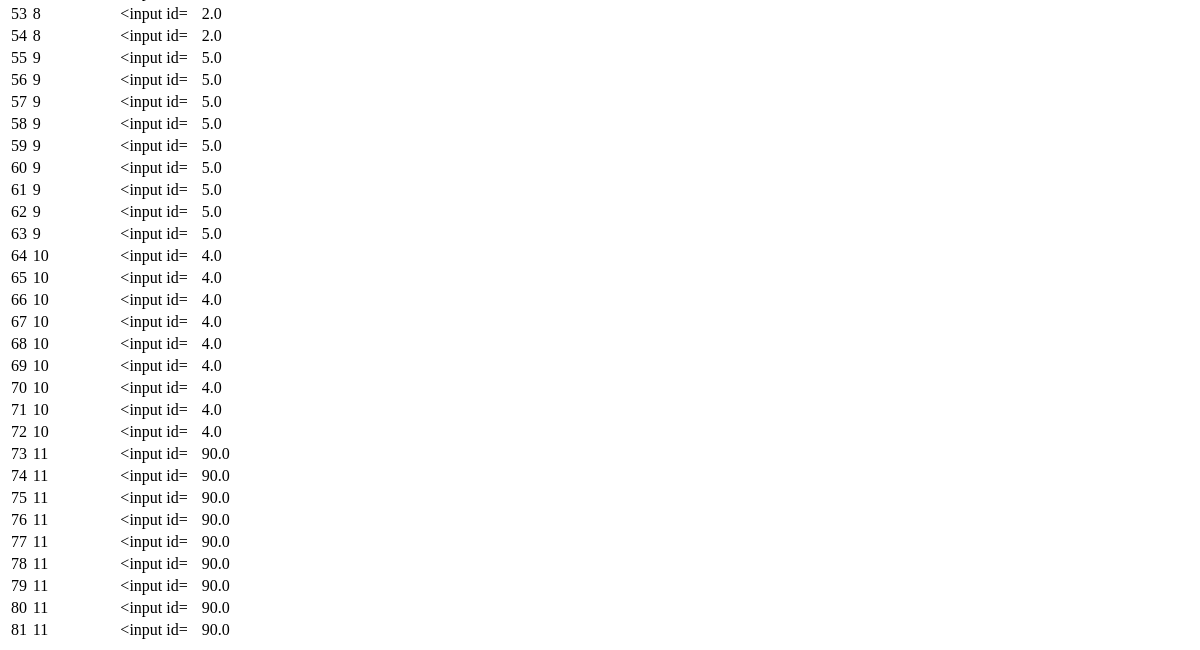
The page /companies/company_packages (signed in, lower part) on the database as committed earlier.
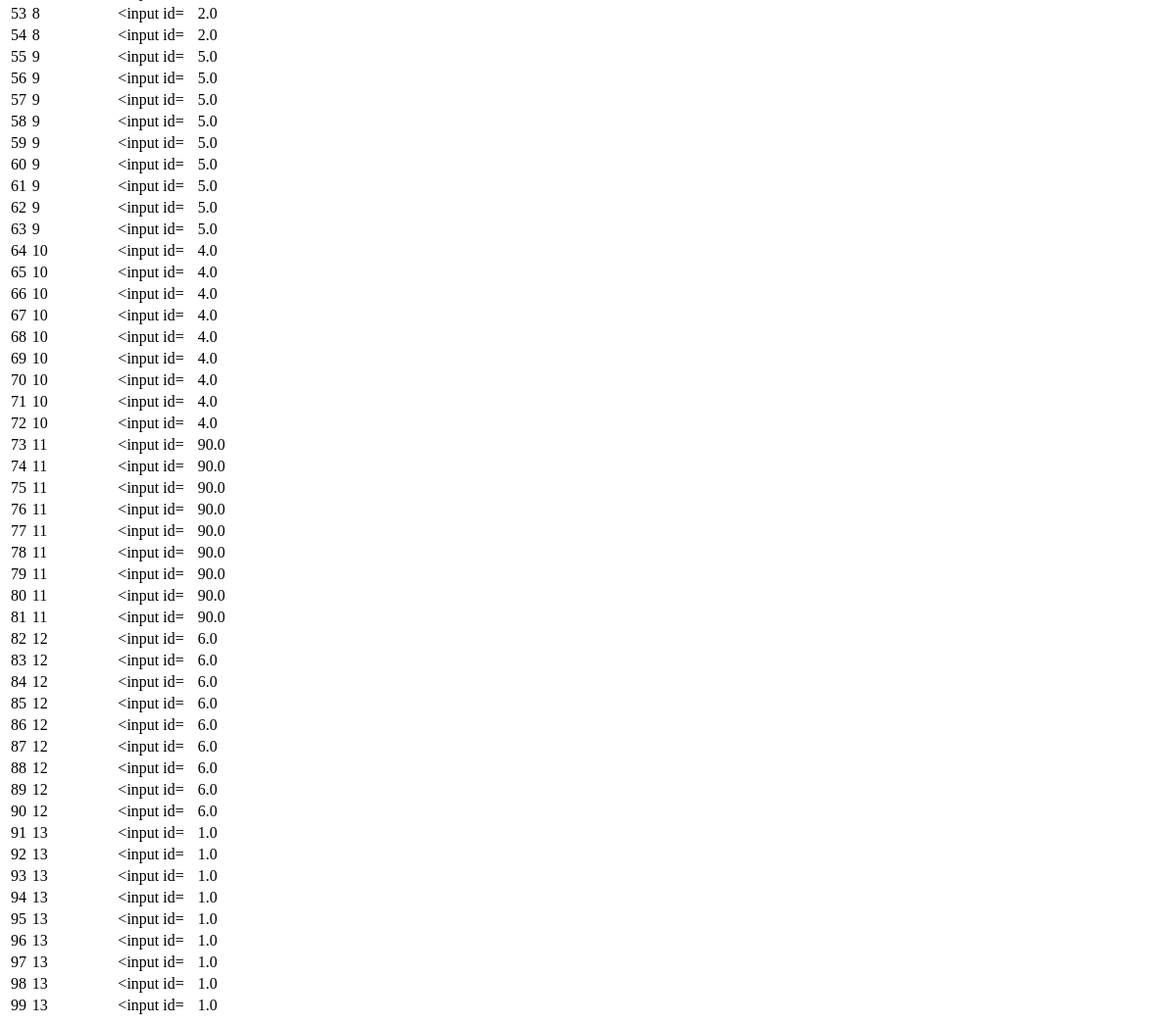
The same page on the database as committed later.
### app/models.py (models this page shows, shortened)
class CompanyPackage(db.Model):
    id: so.Mapped[int] = so.mapped_column(primary_key=True)
    company_id: so.Mapped[int] = so.mapped_column(sa.ForeignKey("company.id"))
    package_id: so.Mapped[int] = so.mapped_column(sa.ForeignKey("package.id"))
    price: so.Mapped[float] = so.mapped_column(sa.Float)
    company: so.Mapped["Company"] = so.relationship(back_populates="company_packages")
    package: so.Mapped["Package"] = so.relationship(back_populates="company_packages")

### app/routes.py (the view)
@app.route("/companies/company_packages", methods=["GET"])
@login_required
def view_company_packages():
    packages = CompanyPackage.query.all()
    return render_template("company_package.html", packages=packages)

### app/models.py (called while the page is built)
@login.user_loader
def load_user(id):
    return db.session.get(User, int(id))

### app/templates/company_package.html (shortened to what this page needs)
{%extends "base.html"%}
{% block content %}
<table>
    {% for package in packages %}
    <tr>
        <td>{{ package.id }} </td>
        <td>{{ package.company_id }} </td>
        <td>{{ package.package_id }} </td>
        <td>{{ package.price }} </td>
    </tr>
    {% endfor %}
</table>
{% endblock %}

### app/templates/base.html (shortened to what this page needs)
<!doctype html>
<html>
    <head>
    </head>
    <body>
        {% block content %}{% endblock %}
    </body>
</html>

Rows that differ between the two databases and show on the page:
added CompanyPackage: id "82", company_id "12", package_id "<input id=", price "6.0"
added CompanyPackage: id "83", company_id "12", package_id "<input id=", price "6.0"
added CompanyPackage: id "84", company_id "12", package_id "<input id=", price "6.0"
added CompanyPackage: id "85", company_id "12", package_id "<input id=", price "6.0"
added CompanyPackage: id "86", company_id "12", package_id "<input id=", price "6.0"
added CompanyPackage: id "87", company_id "12", package_id "<input id=", price "6.0"
added CompanyPackage: id "88", company_id "12", package_id "<input id=", price "6.0"
added CompanyPackage: id "89", company_id "12", package_id "<input id=", price "6.0"
added CompanyPackage: id "90", company_id "12", package_id "<input id=", price "6.0"
added CompanyPackage: id "91", company_id "13", package_id "<input id=", price "1.0"
added CompanyPackage: id "92", company_id "13", package_id "<input id=", price "1.0"
added CompanyPackage: id "93", company_id "13", package_id "<input id=", price "1.0"
added CompanyPackage: id "94", company_id "13", package_id "<input id=", price "1.0"
added CompanyPackage: id "95", company_id "13", package_id "<input id=", price "1.0"
added CompanyPackage: id "96", company_id "13", package_id "<input id=", price "1.0"
added CompanyPackage: id "97", company_id "13", package_id "<input id=", price "1.0"
added CompanyPackage: id "98", company_id "13", package_id "<input id=", price "1.0"
added CompanyPackage: id "99", company_id "13", package_id "<input id=", price "1.0"
